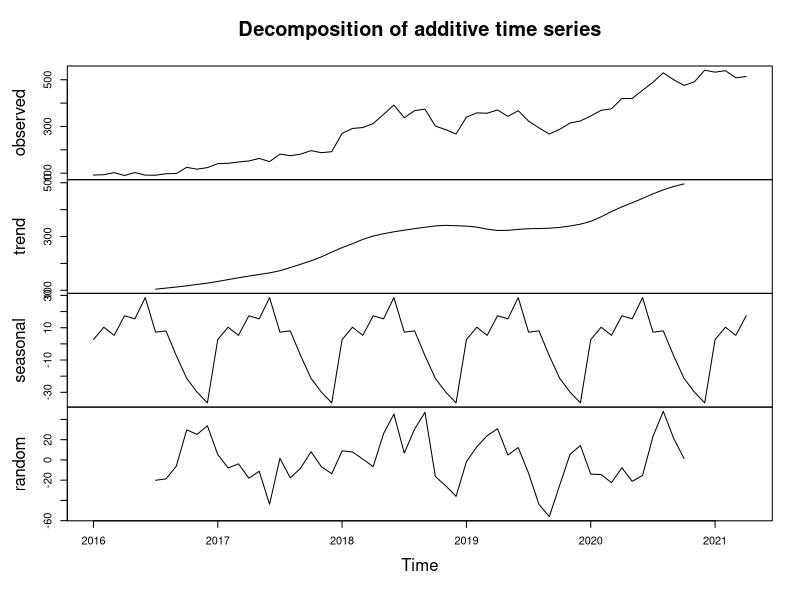
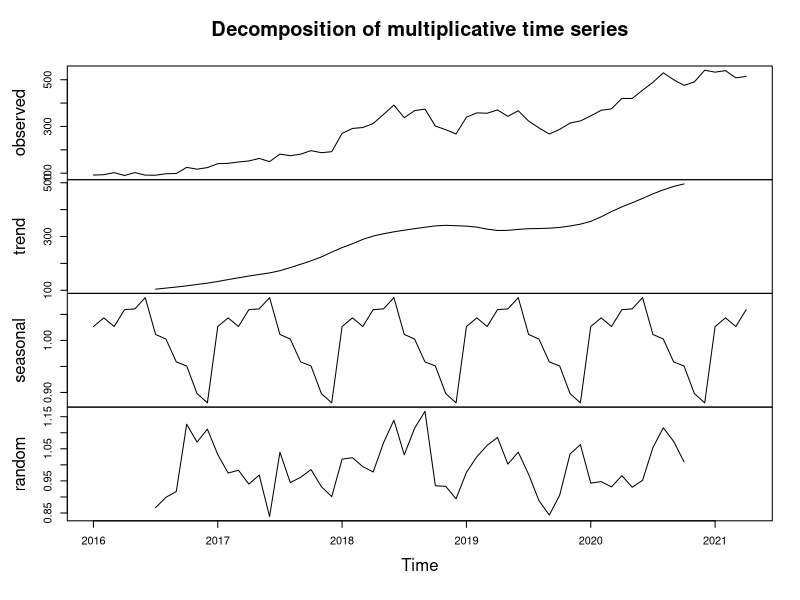

These charts were generated, in order, by the following R code: (Note: this script raises an error after producing the figures.)
# Read last 5 years(2016) of data from Yahoo Finance data
# Netflix shares

NFLX <- read.csv("NFLX.csv")

# Convert Netflix data to time series dataset

NFLX.ts<- ts(NFLX$Close, start = c(2016, 1), freq = 12)

# Decomposition of Netflix data

NFLX.decom.add <- decompose(NFLX.ts, type = "additive")
NFLX.decom.mult <- decompose(NFLX.ts, type = "mult")


plot(NFLX.decom.add)
plot(NFLX.decom.mult)


# Auto correlation about random factor

ggAcf(NFLX.decom.add$random)
ggAcf(NFLX.decom.mult$random)